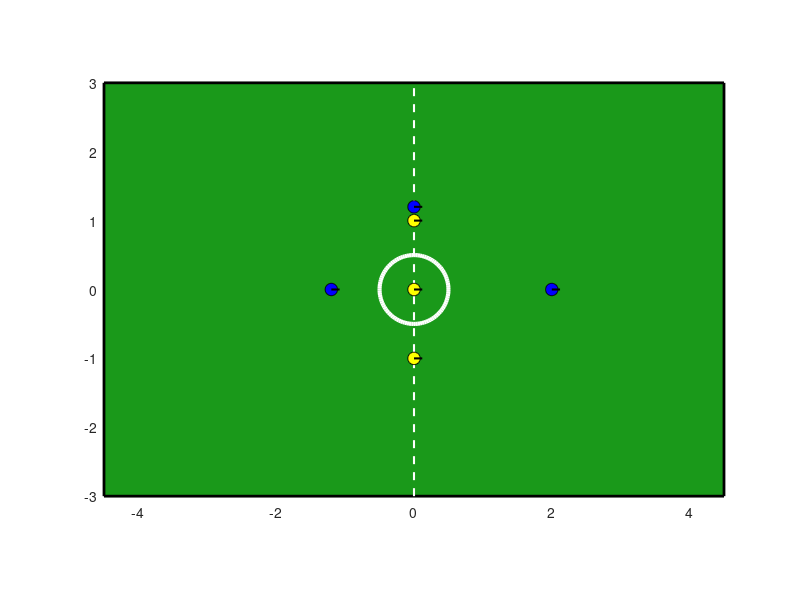

This figure's MATLAB source:
function robocup_sim()
    figure('Name', 'RoboCup SSL Simulation', 'NumberTitle', 'off', 'Color', 'w');

    % Field dimensions
    fieldLength = 9;
    fieldWidth = 6;

    % Simulation parameters
    numFrames = 200;
    dt = 0.05;  % time between frames (seconds)

    for t = 1:numFrames
        clf;
        hold on;
        axis equal;
        xlim([-fieldLength/2, fieldLength/2]);
        ylim([-fieldWidth/2, fieldWidth/2]);

        % Draw green field
        rectangle('Position', [-fieldLength/2, -fieldWidth/2, fieldLength, fieldWidth], ...
                  'FaceColor', [0.1, 0.6, 0.1], 'EdgeColor', 'k', 'LineWidth', 2);

        % Center line and circle
        line([0, 0], [-fieldWidth/2, fieldWidth/2], 'Color', 'w', 'LineStyle', '--', 'LineWidth', 1.5);
        viscircles([0, 0], 0.5, 'Color', 'w', 'LineStyle', ':');

        % === Blue Team Movements (circular motion) ===
        theta = 2 * pi * t / numFrames;
        blueTeam = [ cos(theta)*2, sin(theta)*1.5;
                     cos(theta + pi/2)*1.5, sin(theta + pi/2)*1.2;
                     cos(theta + pi)*1.2, sin(theta + pi)*1 ];

        % === Yellow Team Movements (linear back and forth) ===
        x_movement = 2 * sin(theta);  % oscillating x
        yellowTeam = [ x_movement,  1;
                      -x_movement, -1;
                       x_movement/2, 0 ];

        % Draw both teams
        for i = 1:size(blueTeam,1)
            draw_robot(blueTeam(i,:), 'blue');
        end
        for i = 1:size(yellowTeam,1)
            draw_robot(yellowTeam(i,:), 'yellow');
        end

        drawnow;
        pause(dt);
    end
end

function draw_robot(pos, color)
    r = 0.09; % Robot radius
    rectangle('Position', [pos(1)-r, pos(2)-r, 2*r, 2*r], ...
              'Curvature', [1 1], ...
              'FaceColor', color, ...
              'EdgeColor', 'k');

    % Heading (optional, points right for now)
    headingLength = 0.12;
    angle = 0;  % fixed heading
    hx = pos(1) + headingLength * cos(angle);
    hy = pos(2) + headingLength * sin(angle);
    line([pos(1), hx], [pos(2), hy], 'Color', 'k', 'LineWidth', 1.5);
end
